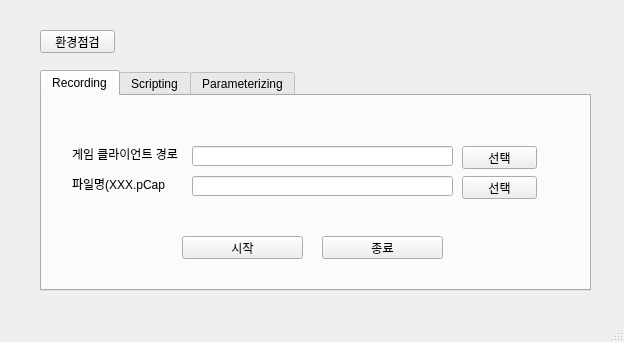
<?xml version="1.0" encoding="UTF-8"?>
<ui version="4.0">
 <class>MainWindow</class>
 <widget class="QMainWindow" name="MainWindow">
  <property name="geometry">
   <rect>
    <x>0</x>
    <y>0</y>
    <width>624</width>
    <height>342</height>
   </rect>
  </property>
  <property name="windowTitle">
   <string>Performance Test Automation for Loadrunner</string>
  </property>
  <widget class="QWidget" name="centralwidget">
   <widget class="QPushButton" name="btn_m_config">
    <property name="geometry">
     <rect>
      <x>40</x>
      <y>30</y>
      <width>75</width>
      <height>23</height>
     </rect>
    </property>
    <property name="text">
     <string>환경점검</string>
    </property>
   </widget>
   <widget class="QLabel" name="label">
    <property name="geometry">
     <rect>
      <x>130</x>
      <y>10</y>
      <width>441</width>
      <height>16</height>
     </rect>
    </property>
    <property name="text">
     <string/>
    </property>
   </widget>
   <widget class="QTabWidget" name="tabWidget">
    <property name="geometry">
     <rect>
      <x>40</x>
      <y>70</y>
      <width>551</width>
      <height>221</height>
     </rect>
    </property>
    <property name="currentIndex">
     <number>0</number>
    </property>
    <widget class="QWidget" name="tab_Recording">
     <attribute name="title">
      <string>Recording</string>
     </attribute>
     <widget class="QLabel" name="label_2">
      <property name="geometry">
       <rect>
        <x>30</x>
        <y>50</y>
        <width>121</width>
        <height>16</height>
       </rect>
      </property>
      <property name="text">
       <string>게임 클라이언트 경로</string>
      </property>
     </widget>
     <widget class="QLineEdit" name="client_path">
      <property name="geometry">
       <rect>
        <x>150</x>
        <y>50</y>
        <width>261</width>
        <height>20</height>
       </rect>
      </property>
     </widget>
     <widget class="QPushButton" name="btn_r_clientPath">
      <property name="geometry">
       <rect>
        <x>420</x>
        <y>50</y>
        <width>75</width>
        <height>23</height>
       </rect>
      </property>
      <property name="text">
       <string>선택</string>
      </property>
     </widget>
     <widget class="QLabel" name="label_3">
      <property name="geometry">
       <rect>
        <x>30</x>
        <y>80</y>
        <width>121</width>
        <height>16</height>
       </rect>
      </property>
      <property name="text">
       <string>파일명(XXX.pCap</string>
      </property>
     </widget>
     <widget class="QLineEdit" name="pcap_path">
      <property name="geometry">
       <rect>
        <x>150</x>
        <y>80</y>
        <width>261</width>
        <height>20</height>
       </rect>
      </property>
     </widget>
     <widget class="QPushButton" name="btn_r_pcapname">
      <property name="geometry">
       <rect>
        <x>420</x>
        <y>80</y>
        <width>75</width>
        <height>23</height>
       </rect>
      </property>
      <property name="text">
       <string>선택</string>
      </property>
     </widget>
     <widget class="QPushButton" name="btn_r_recording_start">
      <property name="geometry">
       <rect>
        <x>140</x>
        <y>140</y>
        <width>121</width>
        <height>23</height>
       </rect>
      </property>
      <property name="text">
       <string>시작</string>
      </property>
     </widget>
     <widget class="QPushButton" name="btn_r_recording_stop">
      <property name="geometry">
       <rect>
        <x>280</x>
        <y>140</y>
        <width>121</width>
        <height>23</height>
       </rect>
      </property>
      <property name="text">
       <string>종료</string>
      </property>
     </widget>
    </widget>
    <widget class="QWidget" name="tab_Scripting">
     <attribute name="title">
      <string>Scripting</string>
     </attribute>
     <widget class="QGroupBox" name="groupBox">
      <property name="geometry">
       <rect>
        <x>30</x>
        <y>20</y>
        <width>481</width>
        <height>121</height>
       </rect>
      </property>
      <property name="title">
       <string>Filtering</string>
      </property>
      <widget class="QLabel" name="label_4">
       <property name="geometry">
        <rect>
         <x>20</x>
         <y>30</y>
         <width>31</width>
         <height>16</height>
        </rect>
       </property>
       <property name="text">
        <string>IP</string>
       </property>
      </widget>
      <widget class="QLineEdit" name="lineEdit_3">
       <property name="geometry">
        <rect>
         <x>40</x>
         <y>30</y>
         <width>231</width>
         <height>20</height>
        </rect>
       </property>
      </widget>
      <widget class="QLabel" name="label_5">
       <property name="geometry">
        <rect>
         <x>330</x>
         <y>30</y>
         <width>31</width>
         <height>16</height>
        </rect>
       </property>
       <property name="text">
        <string>Port</string>
       </property>
      </widget>
      <widget class="QLineEdit" name="lineEdit_4">
       <property name="geometry">
        <rect>
         <x>370</x>
         <y>30</y>
         <width>71</width>
         <height>20</height>
        </rect>
       </property>
      </widget>
      <widget class="QLabel" name="label_6">
       <property name="geometry">
        <rect>
         <x>20</x>
         <y>60</y>
         <width>31</width>
         <height>16</height>
        </rect>
       </property>
       <property name="text">
        <string>IP</string>
       </property>
      </widget>
      <widget class="QLabel" name="label_7">
       <property name="geometry">
        <rect>
         <x>20</x>
         <y>90</y>
         <width>31</width>
         <height>16</height>
        </rect>
       </property>
       <property name="text">
        <string>IP</string>
       </property>
      </widget>
      <widget class="QLineEdit" name="lineEdit_5">
       <property name="geometry">
        <rect>
         <x>40</x>
         <y>60</y>
         <width>231</width>
         <height>20</height>
        </rect>
       </property>
      </widget>
      <widget class="QLineEdit" name="lineEdit_6">
       <property name="geometry">
        <rect>
         <x>40</x>
         <y>90</y>
         <width>231</width>
         <height>20</height>
        </rect>
       </property>
      </widget>
      <widget class="QLabel" name="label_8">
       <property name="geometry">
        <rect>
         <x>330</x>
         <y>60</y>
         <width>31</width>
         <height>16</height>
        </rect>
       </property>
       <property name="text">
        <string>Port</string>
       </property>
      </widget>
      <widget class="QLabel" name="label_9">
       <property name="geometry">
        <rect>
         <x>330</x>
         <y>90</y>
         <width>31</width>
         <height>16</height>
        </rect>
       </property>
       <property name="text">
        <string>Port</string>
       </property>
      </widget>
      <widget class="QLineEdit" name="lineEdit_7">
       <property name="geometry">
        <rect>
         <x>370</x>
         <y>60</y>
         <width>71</width>
         <height>20</height>
        </rect>
       </property>
      </widget>
      <widget class="QLineEdit" name="lineEdit_8">
       <property name="geometry">
        <rect>
         <x>370</x>
         <y>90</y>
         <width>71</width>
         <height>20</height>
        </rect>
       </property>
      </widget>
     </widget>
     <widget class="QPushButton" name="btn_r_recording_3">
      <property name="geometry">
       <rect>
        <x>210</x>
        <y>160</y>
        <width>121</width>
        <height>23</height>
       </rect>
      </property>
      <property name="text">
       <string>스크립트 구성</string>
      </property>
     </widget>
    </widget>
    <widget class="QWidget" name="tab_Parameterizing">
     <attribute name="title">
      <string>Parameterizing</string>
     </attribute>
     <widget class="QLabel" name="label_10">
      <property name="geometry">
       <rect>
        <x>160</x>
        <y>20</y>
        <width>71</width>
        <height>16</height>
       </rect>
      </property>
      <property name="text">
       <string>Start Pos</string>
      </property>
     </widget>
     <widget class="QLabel" name="label_11">
      <property name="geometry">
       <rect>
        <x>260</x>
        <y>20</y>
        <width>71</width>
        <height>16</height>
       </rect>
      </property>
      <property name="text">
       <string>End Pos</string>
      </property>
     </widget>
     <widget class="QLabel" name="label_12">
      <property name="geometry">
       <rect>
        <x>370</x>
        <y>20</y>
        <width>161</width>
        <height>16</height>
       </rect>
      </property>
      <property name="text">
       <string>Change Parameter Value</string>
      </property>
     </widget>
     <widget class="QLabel" name="label_13">
      <property name="geometry">
       <rect>
        <x>20</x>
        <y>20</y>
        <width>101</width>
        <height>16</height>
       </rect>
      </property>
      <property name="text">
       <string>Parameter Name</string>
      </property>
     </widget>
     <widget class="QLineEdit" name="lineEdit_9">
      <property name="geometry">
       <rect>
        <x>20</x>
        <y>40</y>
        <width>101</width>
        <height>20</height>
       </rect>
      </property>
     </widget>
     <widget class="QLineEdit" name="lineEdit_10">
      <property name="geometry">
       <rect>
        <x>150</x>
        <y>40</y>
        <width>71</width>
        <height>20</height>
       </rect>
      </property>
     </widget>
     <widget class="QLineEdit" name="lineEdit_11">
      <property name="geometry">
       <rect>
        <x>250</x>
        <y>40</y>
        <width>71</width>
        <height>20</height>
       </rect>
      </property>
     </widget>
     <widget class="QLineEdit" name="lineEdit_12">
      <property name="geometry">
       <rect>
        <x>350</x>
        <y>40</y>
        <width>181</width>
        <height>20</height>
       </rect>
      </property>
     </widget>
     <widget class="QPushButton" name="btn_r_recording_4">
      <property name="geometry">
       <rect>
        <x>210</x>
        <y>160</y>
        <width>121</width>
        <height>23</height>
       </rect>
      </property>
      <property name="text">
       <string>파라메터 치환</string>
      </property>
     </widget>
     <widget class="QLabel" name="label_14">
      <property name="geometry">
       <rect>
        <x>20</x>
        <y>120</y>
        <width>101</width>
        <height>16</height>
       </rect>
      </property>
      <property name="text">
       <string>Excel Import</string>
      </property>
     </widget>
     <widget class="QLineEdit" name="lineEdit_13">
      <property name="geometry">
       <rect>
        <x>120</x>
        <y>120</y>
        <width>331</width>
        <height>20</height>
       </rect>
      </property>
     </widget>
     <widget class="QPushButton" name="btn_r_recording_5">
      <property name="geometry">
       <rect>
        <x>460</x>
        <y>120</y>
        <width>71</width>
        <height>23</height>
       </rect>
      </property>
      <property name="text">
       <string>선택</string>
      </property>
     </widget>
    </widget>
   </widget>
   <widget class="QLabel" name="label_15">
    <property name="geometry">
     <rect>
      <x>140</x>
      <y>40</y>
      <width>441</width>
      <height>16</height>
     </rect>
    </property>
    <property name="text">
     <string/>
    </property>
   </widget>
  </widget>
  <widget class="QMenuBar" name="menubar">
   <property name="geometry">
    <rect>
     <x>0</x>
     <y>0</y>
     <width>624</width>
     <height>21</height>
    </rect>
   </property>
  </widget>
  <widget class="QStatusBar" name="statusbar"/>
 </widget>
 <resources/>
 <connections/>
</ui>
